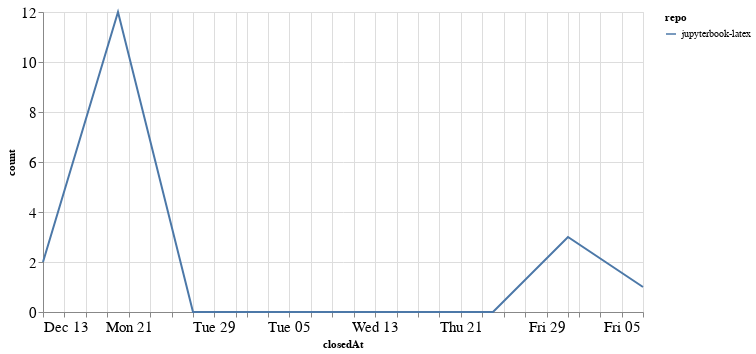

The cell this chart's notebook holds for it:
### Code cell
closed_by_time = closed_by.groupby('repo').resample('W', on='closedAt').count()['author'].reset_index()
closed_by_time = closed_by_time.rename(columns={'author': 'count'})

alt.Chart(closed_by_time, width=600).mark_line().encode(
    x='closedAt',
    y='count',
    color='repo',
    tooltip="repo"
)

### Figure 1 — Vega-Lite specification as saved in the notebook (floating-point values rounded to 4 significant figures)
{"config": {"axisLeft": {"labelFontSize": 15}, "axisBottom": {"labelFontSize": 15}}, "data": {"name": "data-92b66d7d5a94ef9fce11025dbbf14bc6"}, "mark": "line", "encoding": {"color": {"type": "nominal", "field": "repo"}, "tooltip": {"type": "nominal", "field": "repo"}, "x": {"type": "temporal", "field": "closedAt"}, "y": {"type": "quantitative", "field": "count"}}, "width": 600, "$schema": "https://vega.github.io/schema/vega-lite/v4.8.1.json", "datasets": {"data-92b66d7d5a94ef9fce11025dbbf14bc6": [{"repo": "jupyterbook-latex", "closedAt": "2020-12-13T00:00:00", "count": 2}, {"repo": "jupyterbook-latex", "closedAt": "2020-12-20T00:00:00", "count": 12}, {"repo": "jupyterbook-latex", "closedAt": "2020-12-27T00:00:00", "count": 0}, {"repo": "jupyterbook-latex", "closedAt": "2021-01-03T00:00:00", "count": 0}, {"repo": "jupyterbook-latex", "closedAt": "2021-01-10T00:00:00", "count": 0}, {"repo": "jupyterbook-latex", "closedAt": "2021-01-17T00:00:00", "count": 0}, {"repo": "jupyterbook-latex", "closedAt": "2021-01-24T00:00:00", "count": 0}, {"repo": "jupyterbook-latex", "closedAt": "2021-01-31T00:00:00", "count": 3}, {"repo": "jupyterbook-latex", "closedAt": "2021-02-07T00:00:00", "count": 1}]}}
